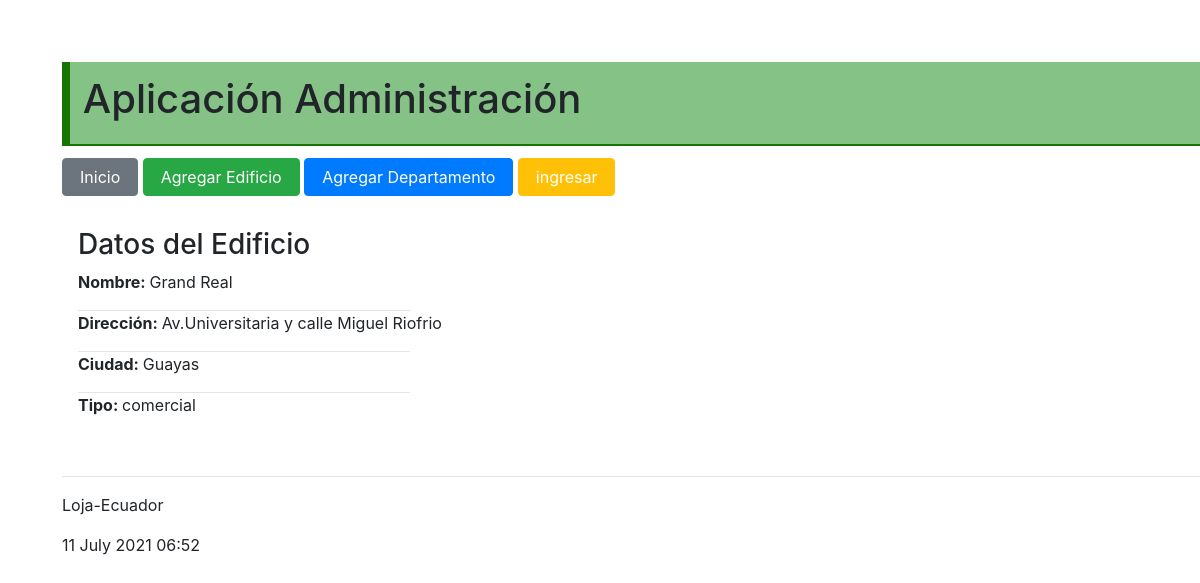
The page /edificio/3 on the database its author committed.
### administrativo/models.py (models this page shows, shortened)
class Edificio(models.Model):
    tipo_edificio = (
        ('residencial', 'Residencial'),
        ('comercial', 'Comercial'),
        )
    nombre = models.CharField(max_length=30)
    direccion = models.CharField(max_length=50)
    ciudad = models.CharField(max_length=30)
    tipo = models.CharField("Tipo Edificio",max_length=30, \
            choices=tipo_edificio)

### administrativo/views.py (the view)
# urls.py: path('edificio/<int:id>', views.obtener_edificio,
def obtener_edificio(request, id):
    edificio = Edificio.objects.get(pk=id)
    informacion_template = {'edificio': edificio}
    return render(request, 'obtener_edificio.html', informacion_template)

### administrativo/templates/obtener_edificio.html
{% extends "master.html" %}
{% block content %}
<div class="datosEdificio">
    <h3>Datos del Edificio</h3>
    <p><b>Nombre: </b>{{edificio.nombre}}</p>
    <hr>
    <p><b>Dirección: </b>{{edificio.direccion}}</p>
    <hr>
    <p><b>Ciudad: </b>{{edificio.ciudad}}</p>
    <hr>
    <p><b>Tipo: </b>{{edificio.tipo}}</p>
    <br/>
</div>
<hr>
{% endblock %}

### administrativo/static/css/estilos.css (style rules this page uses)
body { background: #FEFEFD; padding: 30px; }
.datosEdificio { margin: 1.2em 1em; }
.datosEdificio hr { width: 30%; margin: 0em; }

### rows shown on the page
Edificio: nombre "Grand Real", direccion "Av.Universitaria y calle Miguel Riofrio", ciudad "Guayas", tipo "comercial"
